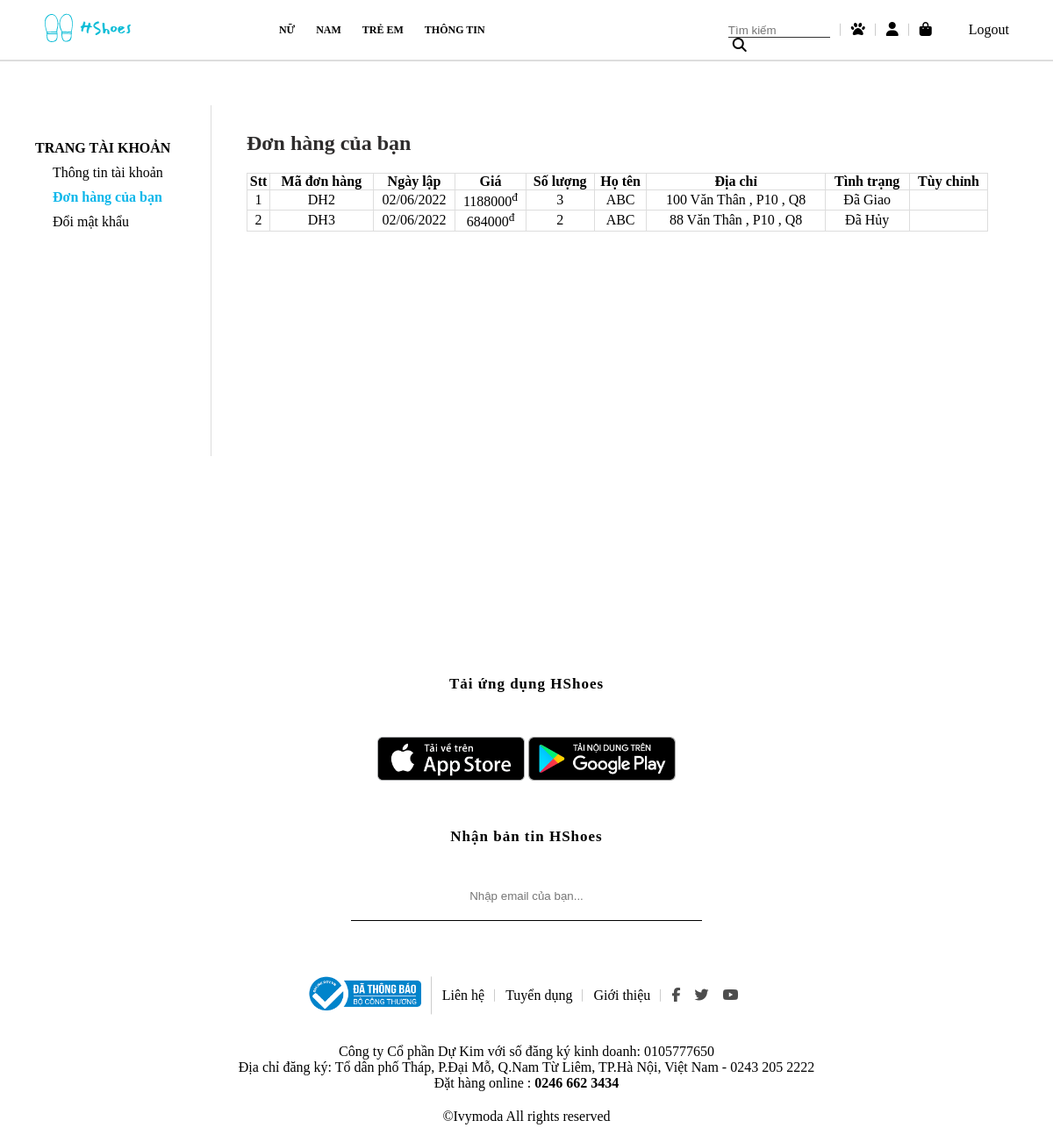
The page /donhang.php (signed in) on the database its author committed.
### tables this page shows
CREATE TABLE `danhmuc` (
  `MaDanhMuc` int(11) NOT NULL,
  `TenDanhMuc` varchar(255) NOT NULL
);

CREATE TABLE `donhang` (
  `MaDonHang` int(11) NOT NULL,
  `NgayLap` varchar(255) NOT NULL,
  `SoSanPham` int(11) NOT NULL,
  `TongTriGia` float NOT NULL,
  `TinhTrangGiao` varchar(255) NOT NULL,
  `HoTen` varchar(255) NOT NULL,
  `SDT` varchar(255) NOT NULL,
  `DiaChi` varchar(255) NOT NULL,
  `MaTK` int(11) NOT NULL
);

### donhang.php (the view, shortened to what this page needs)
<?php
    $con = ketnoi();
?>
<!DOCTYPE html>
<html lang="en">
<head>
    <link rel="stylesheet" href="style.css">
</head>
<body>
    <?php require './giaodien/header.php'; ?>
<section class="info-content">
    <div class="info-content-left">
        <ul>
            <li><a>TRANG TÀI KHOẢN</a>
                <ul>
                    <li><a href="info.php" >Thông tin tài khoản</a></li>
                    <li><a href="donhang.php" style="color:#0DB7EA; font-weight: bold;">Đơn hàng của bạn</a></li>
                    <li><a href="resetpass.php">Đổi mật khẩu</a></li>
                </ul>
            </li>
        </ul>
    </div>
    <div class="info-content-right">
        <div class="info-content-right-cartegory_list">
            <h1 style="color:#2e2c2c">Đơn hàng của bạn</h1>
            <table>
                <tr>
                    <th>Stt</th>
                    <th>Mã đơn hàng</th>
                    <th>Ngày lập</th>
                    <th>Giá </th>
                    <th>Số lượng</th>
                    <th>Họ tên</th>
                    <th>Địa chỉ</th>
                    <th>Tình trạng</th>
                    <th>Tùy chỉnh</th>
                </tr>
                <?php
                    $MaTK = $_SESSION['id'];
                    $stt = 1;
                    $Query = "SELECT * FROM donhang WHERE MaTK = '$MaTK'";
                    $Result = mysqli_query($con,$Query) or die(mysqli_error($con));
                    while ($kq = mysqli_fetch_assoc($Result))
                    {
                        ?>
                        <tr>
                            <td><?php echo $stt; ?></td>
                            <td><?php echo "DH".$kq['MaDonHang']; ?></td>
                            <td><?php echo $kq['NgayLap']; ?></td>
                            <td><?php echo $kq['TongTriGia']; ?><sup>đ</sup></td>
                            <td><?php echo $kq['SoSanPham']; ?></td>
                            <td><?php echo $kq['HoTen']; ?></td>
                            <td><?php echo $kq['DiaChi']; ?></td>
                            <td><?php echo $kq['TinhTrangGiao'];  ?></td>
                            <td>
                            </td>
                        </tr>
                        <?php
                        $stt++;
                    }
                ?>
            </table>
        </div>
    </div>
        </section>
        <section class="app-container">
            <p>Tải ứng dụng HShoes</p>
            <div class="app-google">
                <img src="images/appstore.jpg">
                <img src="images/googleplay.jpg">
            </div>
            <p>Nhận bản tin HShoes</p>
            <input type="text" placeholder="Nhập email của bạn...">
        </section>
       <footer>
       <div class="footer-top">
            <li><a href=""> <img src ="images/dathongbao.png"></a></li>
            <li><a href="">Liên hệ</a></li>
            <li><a href="">Tuyển dụng</a></li>
            <li><a href="">Giới thiệu</a></li>
            <li>
                <a href="" class="fab fa-facebook-f"></i></a>
                <a href="" class="fab fa-twitter"></a>
                <a href="" class="fab fa-youtube"></a>
            </li>
        </div>
     <div class="footer-center"> <p>  Công ty Cổ phần Dự Kim với số đăng ký kinh doanh: 0105777650 <br>
        Địa chỉ đăng ký: Tổ dân phố Tháp, P.Đại Mỗ, Q.Nam Từ Liêm, TP.Hà Nội, Việt Nam - 0243 205 2222 <br>
        Đặt hàng online : <b>0246 662 3434</b>
        </p></div>
<div class ="footer-bottom">
    ©Ivymoda All rights reserved
</div>
</footer>
    </body>
</html>

### giaodien/header.php (shortened to what this page needs)
<header>
    <div class="logo"> <a href="index.php"><img src ="images/low-res-logo.png"></a></div>
    <div class ="menu">
        <?php
            $ViewDM_Query = "SELECT * FROM danhmuc";
            $ViewDM_Result = mysqli_query($con,$ViewDM_Query) or die(mysqli_error($con));
            if (mysqli_num_rows($ViewDM_Result) != 0)
            {
                while ($rowdanhmuc = mysqli_fetch_assoc($ViewDM_Result))
                {
                    ?>
                    <li><a style="text-transform: uppercase;" href="demo.php?MaDM=<?php echo $rowdanhmuc['MaDanhMuc']; ?>&&MaLoai=0"><?php echo $rowdanhmuc['TenDanhMuc']; ?></a>
                        <?php
                }
            }
        ?>
        <li><a href="">THÔNG TIN</a></li>
    </div>
    <div class ="others">
        <li>
            <input placeholder="Tìm kiếm" type ="text" onkeyup="Search(this.value)"><i class ="fas fa-search"></i>
        </li>
        <li><a class ="fa fa-paw" href="favor.php"></a></li>
        <li><a class ="fa fa-user" href="<?php if(isset($_SESSION['id'])) echo 'info.php'; else echo 'moidangnhap.php'; ?>"></a></li>
        <li><a class ="fa fa-shopping-bag" href="cart.php"></a></li>
    </div>
    <div class="btn-login" >
    <?php
        if($_SESSION['active'] == "yes")
        {
    ?>
            <li><a href="logout.php">Logout</a></li>
    <?php
        }
        else
        {
            $_SESSION['active'] = 'none';
            ?>
            <li><a href="logup.php">Logup</a></li>/
            <li><a href="login.php">Login</a></li>
            <?php
        }
    ?>
    </div>
</header>

### style.css (style rules this page uses)
:root { --main-text-font:Arial, Helvetica, sans-serif; }
* { margin:0; padding:0; box-sizing: border-box; outline:none; }
li { list-style: none; }
a { text-decoration: none; color:#000; }
header { display:flex; justify-content: space-between; padding:12px 50px ; height:70px; align-items: center; position:fixed; top:0; left:0; width:100%; z-index: 1; border-bottom: 2px solid #dddddd; background: rgba(255,255,255,0.3) }
.logo { flex:1; }
.menu { flex:2; display:flex; }
.menu > li { padding: 0 12px; position: relative; }
.menu li a { font-size: 12px; font-weight:bold; display: block; line-height: 20px; }
.others { flex:1; display:flex; }
.others > li { padding: 0 12px; position:relative; }
.others >li::after { content:""; display: block; width: 1px; height: 80%; background: #cccccc; position: absolute; right: 0; top: 50%; transform: translateY(-50%); }
.others >li:last-child::after { display:none; }
.others > li:first-child { position:relative; }
.fa-search { margin-left:5px; }
.others > li:first-child input { width:100%; border:none; border-bottom: 1px solid #333; background:transparent; outline:none; margin-right:50px; }
.others > li:first-child i { position:absolute; }
.btn-login { margin-left:30px; display:flex; align-items: center; text-align: center; }
.btn-login > li { position:relative; }
.app-container { text-align: center; align-items: center; padding:150px 0 50px 0; }
.app-google { margin:50px }
.app-google img { height:50px; cursor:pointer; }
.app-container p { line-height: 20px; letter-spacing: 1px; font-size: 17px; color:#000; font-weight: bold; }
.app-container input { margin-top: 50px; border:none; border-bottom: 1px solid #000; padding-bottom: 20px; width:400px; text-align: center; }
footer { text-align: center; }
.footer-top { display:flex; justify-content: center; align-items: center; margin-bottom: 20px; height:70px; }
.footer-top img { height:50px; }
.footer-top li { padding:0 12px; position:relative; }
.footer-top li::after { content:""; display: block; width: 1px; height: 80%; background: #cccccc; position: absolute; right: 0; top: 50%; transform: translateY(-50%); }
.footer-top li:last-child::after { display:none; }
.footer-top li:last-child a { margin-right:12px; color:rgb(77, 77, 77); }
.footer-bottom { margin:20px 0; }
.info-content { display:flex; margin:120px 0 100px 0; }
.info-content-left { background-color: #ffffff; width:20%; height:400px; padding:30px 0 0 40px; }
.info-content-left >ul>li>a { font-weight: bold; }
.info-content-left ul li { margin: 10px 0; }
.info-content-left ul ul { margin-left: 20px; }
.info-content-right { width:80%; padding:30px 0 0 40px; border-left: 1px solid #dddddd; }
.info-content-right-cartegory_list table { width:92%; text-align: center; margin-top: 20px; }
.info-content-right-cartegory_list table tr th,td { border:1px solid #dddddd; }
table { border-collapse: collapse; }

### rows shown on the page
danhmuc: TenDanhMuc "NỮ"
danhmuc: TenDanhMuc "NAM"
danhmuc: TenDanhMuc "TRẺ EM"
donhang: MaDonHang "2", NgayLap "02/06/2022", TongTriGia "1188000", SoSanPham "3", HoTen "ABC", DiaChi "100 Văn Thân , P10 , Q8", TinhTrangGiao "Đã Giao"
donhang: MaDonHang "3", NgayLap "02/06/2022", TongTriGia "684000", SoSanPham "2", HoTen "ABC", DiaChi "88 Văn Thân , P10 , Q8", TinhTrangGiao "Đã Hủy"
